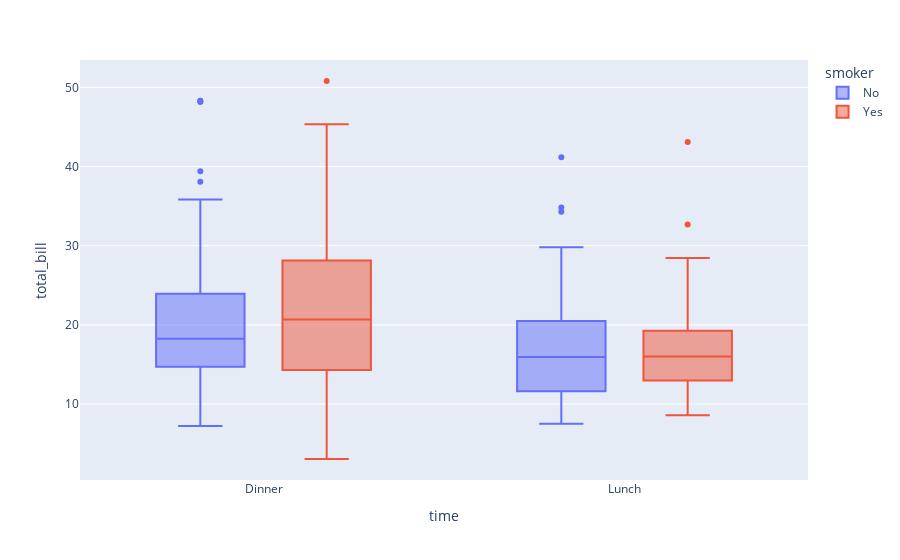

Write notebook code for a chart like this one.
### Markdown cell above
### Adding another varible to compare

### Code cell
fig = px.box(tips, x="time", y="total_bill", color='smoker')
fig.show()

### Figure 1 — Plotly figure (JSON) as saved in the notebook; plotly's stock layout.template omitted (floating-point values rounded to 4 significant figures; data arrays with more than 128 entries replaced by an {"elided": "..."} marker saying what was removed)
{"data": [{"alignmentgroup": "True", "hovertemplate": "smoker=No<br>time=%{x}<br>total_bill=%{y}<extra></extra>", "legendgroup": "No", "marker": {"color": "#636efa"}, "name": "No", "notched": false, "offsetgroup": "No", "orientation": "v", "showlegend": true, "type": "box", "x": {"elided": "151 str values"}, "x0": " ", "xaxis": "x", "y": {"elided": "151 float values"}, "y0": " ", "yaxis": "y"}, {"alignmentgroup": "True", "hovertemplate": "smoker=Yes<br>time=%{x}<br>total_bill=%{y}<extra></extra>", "legendgroup": "Yes", "marker": {"color": "#EF553B"}, "name": "Yes", "notched": false, "offsetgroup": "Yes", "orientation": "v", "showlegend": true, "type": "box", "x": ["Dinner", "Dinner", "Dinner", "Dinner", "Dinner", "Dinner", "Dinner", "Dinner", "Dinner", "Dinner", "Dinner", "Lunch", "Lunch", "Dinner", "Dinner", "Dinner", "Dinner", "Dinner", "Dinner", "Dinner", "Dinner", "Dinner", "Dinner", "Dinner", "Dinner", "Dinner", "Dinner", "Dinner", "Lunch", "Dinner", "Dinner", "Dinner", "Dinner", "Dinner", "Dinner", "Dinner", "Dinner", "Dinner", "Dinner", "Dinner", "Dinner", "Dinner", "Dinner", "Dinner", "Dinner", "Dinner", "Dinner", "Dinner", "Dinner", "Dinner", "Dinner", "Dinner", "Lunch", "Lunch", "Lunch", "Lunch", "Lunch", "Lunch", "Lunch", "Lunch", "Lunch", "Lunch", "Lunch", "Lunch", "Lunch", "Lunch", "Dinner", "Dinner", "Dinner", "Dinner", "Dinner", "Dinner", "Dinner", "Dinner", "Dinner", "Dinner", "Dinner", "Dinner", "Dinner", "Lunch", "Lunch", "Lunch", "Lunch", "Lunch", "Lunch", "Dinner", "Dinner", "Dinner", "Dinner", "Dinner", "Dinner", "Dinner", "Dinner"], "x0": " ", "xaxis": "x", "y": [38.01, 11.24, 20.29, 13.81, 11.02, 18.29, 3.07, 15.01, 26.86, 25.28, 17.92, 19.44, 32.68, 28.97, 5.75, 16.32, 40.17, 27.28, 12.03, 21.01, 11.35, 15.38, 44.3, 22.42, 15.36, 20.49, 25.21, 14.31, 16.0, 17.51, 10.59, 10.63, 50.81, 15.81, 7.25, 31.85, 16.82, 32.9, 17.89, 14.48, 9.6, 34.63, 34.65, 23.33, 45.35, 23.17, 40.55, 20.9, 30.46, 18.15, 23.1, 15.69, 19.81, 28.44, 15.48, 16.58, 10.34, 43.11, 13.0, 13.51, 18.71, 12.74, 13.0, 16.4, 20.53, 16.47, 26.59, 38.73, 24.27, 12.76, 30.06, 25.89, 13.27, 28.17, 12.9, 28.15, 11.59, 7.74, 30.14, 12.16, 13.42, 8.58, 13.42, 16.27, 10.09, 22.12, 24.01, 15.69, 15.53, 12.6, 32.83, 27.18, 22.67], "y0": " ", "yaxis": "y"}], "layout": {"boxmode": "group", "legend": {"title": {"text": "smoker"}, "tracegroupgap": 0}, "margin": {"t": 60}, "xaxis": {"anchor": "y", "domain": [0.0, 1.0], "title": {"text": "time"}}, "yaxis": {"anchor": "x", "domain": [0.0, 1.0], "title": {"text": "total_bill"}}}}
